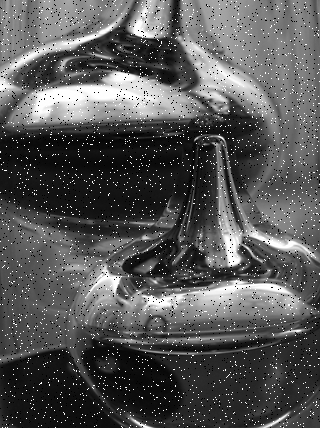
#> input picture vis/trash/pr1/images/p1.png, 320 x 428 px, found by its file name
$ python 3.py
#> lines starting #> are read from the running program, lines starting #| are printed output that depends on the picture
import cv2
import numpy as np

def remove_salt_pepper_noise(image_path):
    """
    remove salt and pepper noise from an image using median filtering
    returns noise reduced image
    """
    img = cv2.imread(image_path)
    median_filtered_img = cv2.medianBlur(img, 5)  # Adjust kernel size as needed
    return median_filtered_img

def enhance_edges(image):
    """   returns image with enhanced edges"""
    #The surrounding elements (-1) subtract the intensity of neighboring pixels.
    kernel = np.array([[0, -1, 0], [-1, 5, -1], [0, -1, 0]])
    sharpened_image = cv2.filter2D(image, -1, kernel)
    return sharpened_image

# Example usage:
i1 = "pr1/images/p1.png"
i2 = "pr1/images/p2.jpg"
i3 = "pr1/images/p3.jpg"


def show_process(first_image):
#> called with first_image = 'pr1/images/p1.png'
    image_path = first_image
    first_pic = cv2.imread(image_path)
#> first_pic is the input picture: shape (428, 320, 3); min 0, max 255, mean 86.8
    print('\n\n\ndone\n\n\n')

    # Remove salt and pepper noise
    noise_reduced_image = remove_salt_pepper_noise(image_path)

    # Enhance edges in the noise-reduced image
    edge_enhanced_image = enhance_edges(noise_reduced_image)
#> in enhance_edges, `sharpened_image = cv2.filter2D(image, -1, kernel)`:
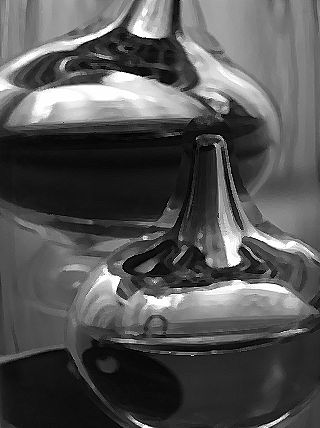
#> sharpened_image: shape (428, 320, 3); min 0, max 255, mean 84.2

    # Display the results
    cv2.imshow("Noise Reduced Image", noise_reduced_image)
    cv2.imshow("original pic ", first_pic)
    cv2.imshow("Edge Enhanced Image", edge_enhanced_image)
    cv2.waitKey(0)
    cv2.destroyAllWindows()


show_process(i1)
show_process(i2)
#> call 2 of show_process, with first_image = 'pr1/images/p2.jpg'
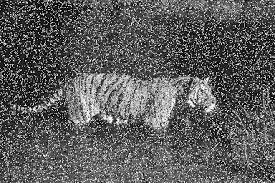
#> input picture vis/trash/pr1/images/p2.jpg, 275 x 183 px, found by its file name
#> in show_process, first_pic is the input picture: shape (183, 275, 3); min 0, max 255, mean 92.3
#> call 2 of remove_salt_pepper_noise, with image_path = 'pr1/images/p2.jpg'
#> in remove_salt_pepper_noise (call 2), `median_filtered_img = cv2.medianBlur(img, 5)`:
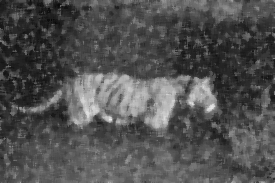
#> median_filtered_img: shape (183, 275, 3); min 9, max 235, mean 80.7
#> in enhance_edges (call 2), `sharpened_image = cv2.filter2D(image, -1, kernel)`:
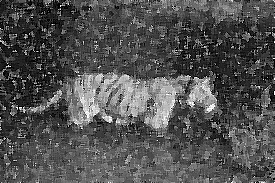
#> sharpened_image: shape (183, 275, 3); min 0, max 255, mean 81.2
show_process(i3)    #not gray scale
#> call 3 of show_process, with first_image = 'pr1/images/p3.jpg'
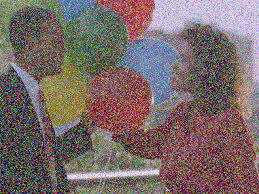
#> input picture vis/trash/pr1/images/p3.jpg, 259 x 194 px, found by its file name
#> in show_process, first_pic is the input picture: shape (194, 259, 3); mean B, G, R 104.9, 106.1, 121.2
#> call 3 of remove_salt_pepper_noise, with image_path = 'pr1/images/p3.jpg'
#> in remove_salt_pepper_noise (call 3), `median_filtered_img = cv2.medianBlur(img, 5)`:
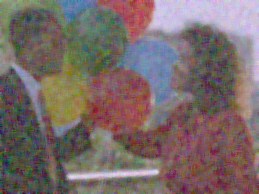
#> median_filtered_img: shape (194, 259, 3); mean B, G, R 105.1, 106.6, 121.3
#> in enhance_edges (call 3), `sharpened_image = cv2.filter2D(image, -1, kernel)`:
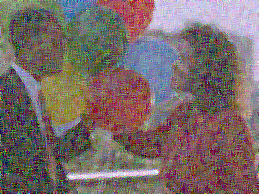
#> sharpened_image: shape (194, 259, 3); mean B, G, R 105.5, 106.9, 121.4
